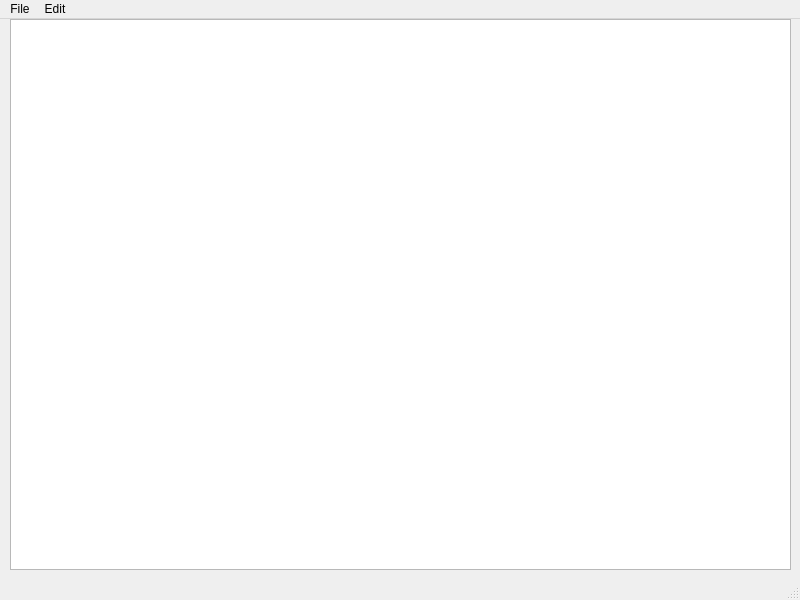
<?xml version="1.0" encoding="UTF-8"?>
<ui version="4.0">
 <class>MainWindow</class>
 <widget class="QMainWindow" name="MainWindow">
  <property name="geometry">
   <rect>
    <x>0</x>
    <y>0</y>
    <width>800</width>
    <height>600</height>
   </rect>
  </property>
  <property name="windowTitle">
   <string>MainWindow</string>
  </property>
  <widget class="QWidget" name="centralwidget">
   <widget class="QWidget" name="verticalLayoutWidget">
    <property name="geometry">
     <rect>
      <x>10</x>
      <y>0</y>
      <width>781</width>
      <height>551</height>
     </rect>
    </property>
    <layout class="QVBoxLayout" name="verticalLayout">
     <item>
      <widget class="QTextEdit" name="textEdit">
       <property name="font">
        <font>
         <family>Courier</family>
         <pointsize>12</pointsize>
        </font>
       </property>
      </widget>
     </item>
    </layout>
   </widget>
  </widget>
  <widget class="QMenuBar" name="menubar">
   <property name="geometry">
    <rect>
     <x>0</x>
     <y>0</y>
     <width>800</width>
     <height>20</height>
    </rect>
   </property>
   <widget class="QMenu" name="menuFile">
    <property name="title">
     <string>File</string>
    </property>
    <addaction name="actionNew"/>
    <addaction name="actionOpen"/>
    <addaction name="actionSave"/>
    <addaction name="separator"/>
    <addaction name="actionExit"/>
   </widget>
   <widget class="QMenu" name="menuEdit">
    <property name="title">
     <string>Edit</string>
    </property>
    <addaction name="actionCut"/>
    <addaction name="actionCopy"/>
    <addaction name="actionPaste"/>
    <addaction name="separator"/>
    <addaction name="actionUndo"/>
    <addaction name="actionRedo"/>
   </widget>
   <addaction name="menuFile"/>
   <addaction name="menuEdit"/>
  </widget>
  <widget class="QStatusBar" name="statusbar"/>
  <action name="actionNew">
   <property name="icon">
    <iconset resource="Resources.qrc">
     <normaloff>:/icons/icons/newIcon.jpg</normaloff>:/icons/icons/newIcon.jpg</iconset>
   </property>
   <property name="text">
    <string>New</string>
   </property>
   <property name="shortcut">
    <string>Ctrl+N</string>
   </property>
  </action>
  <action name="actionOpen">
   <property name="icon">
    <iconset resource="Resources.qrc">
     <normaloff>:/icons/icons/openIcon.webp</normaloff>:/icons/icons/openIcon.webp</iconset>
   </property>
   <property name="text">
    <string>Open</string>
   </property>
  </action>
  <action name="actionSave">
   <property name="icon">
    <iconset resource="Resources.qrc">
     <normaloff>:/icons/icons/saveIcon.png</normaloff>:/icons/icons/saveIcon.png</iconset>
   </property>
   <property name="text">
    <string>Save</string>
   </property>
   <property name="shortcut">
    <string>Ctrl+S</string>
   </property>
  </action>
  <action name="actionExit">
   <property name="text">
    <string>Exit</string>
   </property>
   <property name="shortcut">
    <string>Ctrl+Q</string>
   </property>
  </action>
  <action name="actionCut">
   <property name="icon">
    <iconset resource="Resources.qrc">
     <normaloff>:/icons/icons/cutIcon.png</normaloff>:/icons/icons/cutIcon.png</iconset>
   </property>
   <property name="text">
    <string>Cut</string>
   </property>
   <property name="shortcut">
    <string>Ctrl+X</string>
   </property>
  </action>
  <action name="actionCopy">
   <property name="icon">
    <iconset resource="Resources.qrc">
     <normaloff>:/icons/icons/copyIcon.png</normaloff>:/icons/icons/copyIcon.png</iconset>
   </property>
   <property name="text">
    <string>Copy</string>
   </property>
   <property name="shortcut">
    <string>Ctrl+C</string>
   </property>
  </action>
  <action name="actionPaste">
   <property name="icon">
    <iconset resource="Resources.qrc">
     <normaloff>:/icons/icons/pasteIcon.png</normaloff>:/icons/icons/pasteIcon.png</iconset>
   </property>
   <property name="text">
    <string>Paste</string>
   </property>
   <property name="shortcut">
    <string>Ctrl+V</string>
   </property>
  </action>
  <action name="actionRedo">
   <property name="icon">
    <iconset resource="Resources.qrc">
     <normaloff>:/icons/icons/redoIcon.webp</normaloff>:/icons/icons/redoIcon.webp</iconset>
   </property>
   <property name="text">
    <string>Redo</string>
   </property>
   <property name="shortcut">
    <string>Ctrl+Y</string>
   </property>
  </action>
  <action name="actionUndo">
   <property name="icon">
    <iconset resource="Resources.qrc">
     <normaloff>:/icons/icons/undoIcon.webp</normaloff>:/icons/icons/undoIcon.webp</iconset>
   </property>
   <property name="text">
    <string>Undo</string>
   </property>
   <property name="shortcut">
    <string>Ctrl+Z</string>
   </property>
  </action>
 </widget>
 <resources>
  <include location="Resources.qrc"/>
 </resources>
 <connections/>
</ui>
